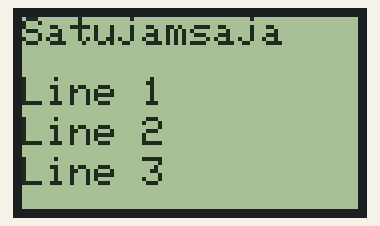
Simulated run of this sketch. Board: Arduino Uno, built with avr-gcc and run on an emulated ATmega328P. Shown: 84×48 one-colour display.

Above: at 0.1 s.

The sketch:

lcd5110.ino
```cpp
/*
 * GY BMP 280, DHT 22 and Nokia 5110 LCD test sketch
 * http://satujamsaja.blogspot.co.id
 *
 */

#include <SPI.h>
#include <Adafruit_GFX.h>
#include <Adafruit_PCD8544.h>

Adafruit_PCD8544 display = Adafruit_PCD8544(8, 9, 10, 11, 12);

void setup()
{
  display.begin();
  display.setContrast(55);
}


void loop()
{
  display.clearDisplay();
  display.setTextSize(1);
  display.setTextColor(BLACK);
  display.setCursor(0,0);
  display.println("Satujamsaja");
  display.setCursor(0,15);
  display.println("Line 1");
  display.setCursor(0,25);
  display.println("Line 2");
  display.setCursor(0,35);
  display.println("Line 3");
  display.display();
  delay(2000);
}
```
